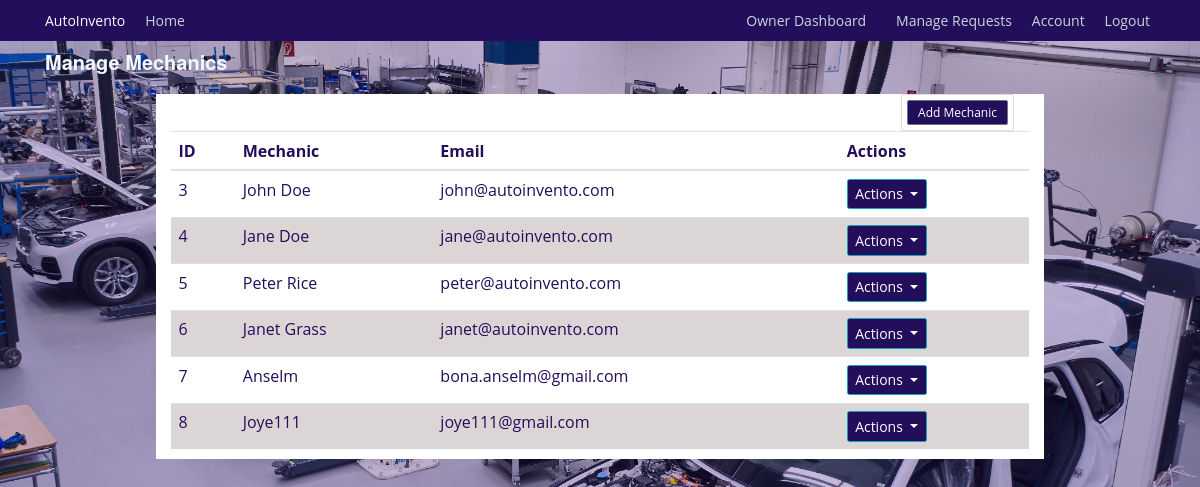
The app's page /owner/dashboard/mechanics (signed in), older data.
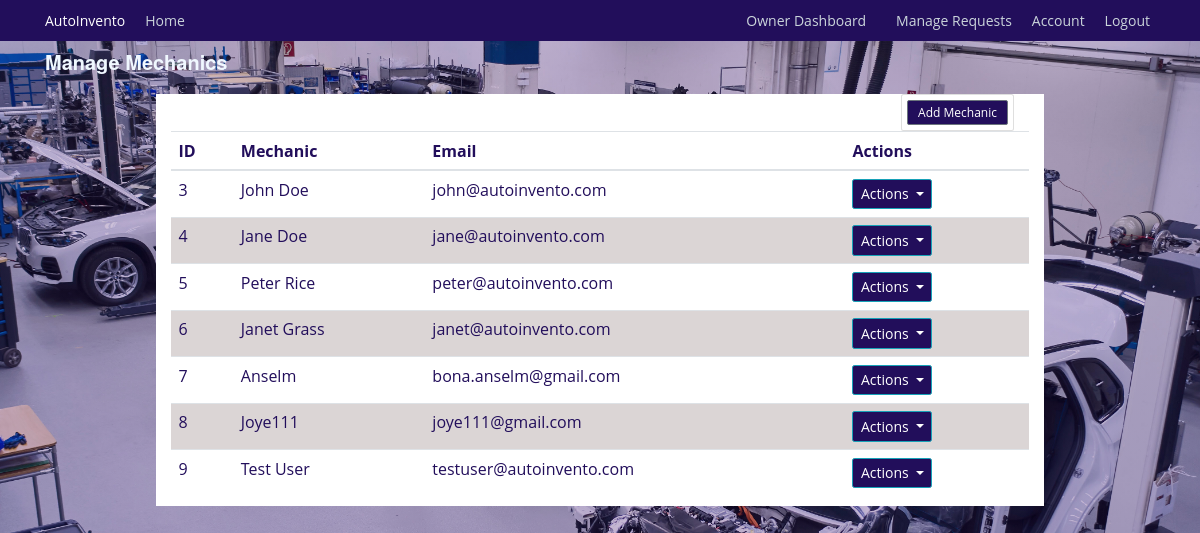
The same page, newer data.
### autoinvento/models.py (models this page shows, shortened)
class Mechanics(db.Model, UserMixin):
    id = db.Column(db.Integer, primary_key=True)
    username = db.Column(db.String(20), unique=True, nullable=False)
    email = db.Column(db.String(125), unique=True, nullable=False)
    image_file = db.Column(db.String(20), nullable=False, default='default.jpg')
    password = db.Column(db.String(60), nullable=False)
    is_superuser = db.Column(db.Boolean, default=False)
    requests = db.relationship('InventoryRequest', back_populates='requester')
    usage_logs = db.relationship('UsageLog', back_populates='mechanic')
    notifications = db.relationship('Notification', back_populates='owner')

### autoinvento/users/routes.py (the view)
@users.route('/owner/dashboard/mechanics', methods=(['GET']))
@login_required
def mechanics():
    users = Mechanics.query.filter_by(is_superuser = False).all()
    return render_template('mechanics.html', title='Mechanics', users=users)

### autoinvento/models.py (called while the page is built)
@login_manager.user_loader
def load_user(mechanic_id):
    return Mechanics.query.get(int(mechanic_id))

### autoinvento/templates/mechanics.html (shortened to what this page needs)
{% extends 'base.html' %} {% block content %}
<h2 style="color: aliceblue">Manage Mechanics</h2>
<div class="container background">
  <div class="col-md-2 float-right">
    <div class="card p-2">
      <a
        class="btn btn-sm btn-secondary"
        href="{{ url_for('users.create_mechanic') }}"
        >Add Mechanic</a
      >
    </div>
  </div>
  <div class="table-responsive">
    <table class="table">
      <thead>
        <tr>
          <th>ID</th>
          <th>Mechanic</th>
          <th>Email</th>
          <th>Actions</th>
        </tr>
      </thead>
      <tbody>
        {% for user in users %}
        <tr>
          <td>{{ user.id }}</td>
          <td>{{ user.username }}</td>
          <td>{{ user.email }}</td>
          <td>
            <div class="dropdown">
              <button
                class="btn btn-info dropdown-toggle"
                type="button"
                data-bs-toggle="dropdown"
                aria-expanded="false"
              >
                Actions
              </button>
            </div>
          </td>
        </tr>
        {% endfor %}
      </tbody>
    </table>
  </div>
</div>
{% endblock content %}

Row changes from the older to the newer data that the page shows:
added Mechanics: id "9", username "Test User", email "testuser@autoinvento.com"
